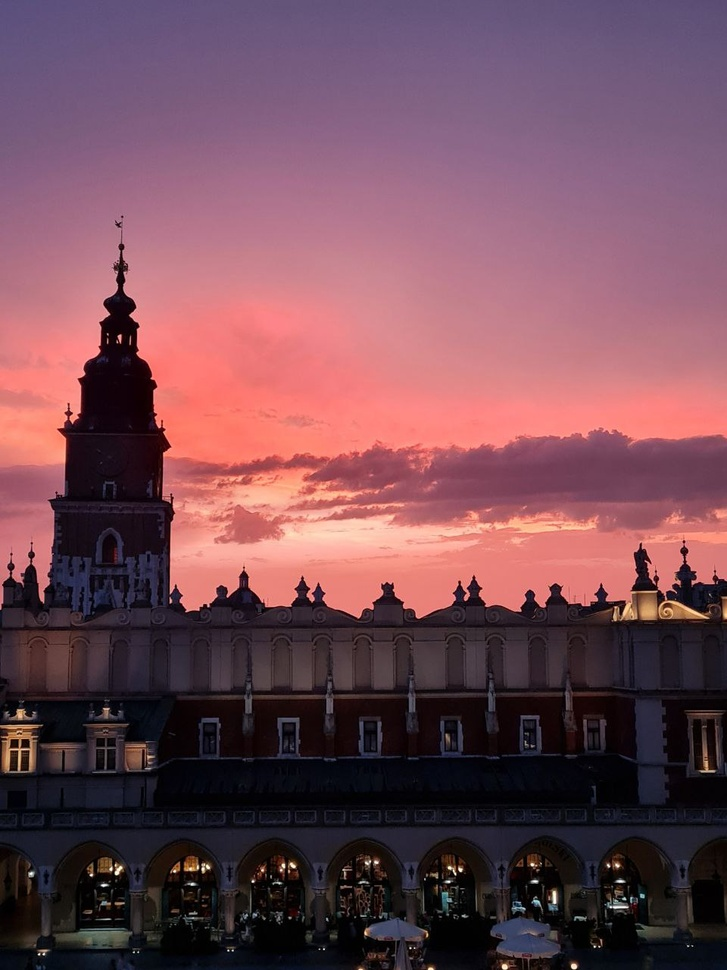
#> input picture images/input/Krakow.jpg, 727 x 970 px, shrunk from 960 x 1280 before the run
$ python -i ImageProcessor.py   (imports and definitions only)
#> lines starting #> are read from the running program, lines starting #| are printed output that depends on the picture
import os
import numpy as np
from PIL import Image
import scipy.ndimage as ndi
from datetime import datetime


class ImageProcessor:
    def __init__(self, my_images):
        self.my_images = my_images
        self.opened_images = []
        self.mean_filter_converted_images = []
        self.min_filter_converted_images = []
        self.max_filter_converted_images = []
        self.median_filter_converted_images = []
        self.prewitt_images = []
        self.sobel_images = []

        for img_path in self.my_images:
            img = Image.open(img_path).convert("L")
            self.opened_images.append(img)

    # [91 lines left out: functions mean_filter_convert, min_filter_convert, max_filter_convert, median_filter_convert, prewitt_convert, sobel_convert and 1 more, not called in this run]

>>> import cv2
>>> picture = cv2.imread('images/input/Krakow.jpg', cv2.IMREAD_GRAYSCALE)
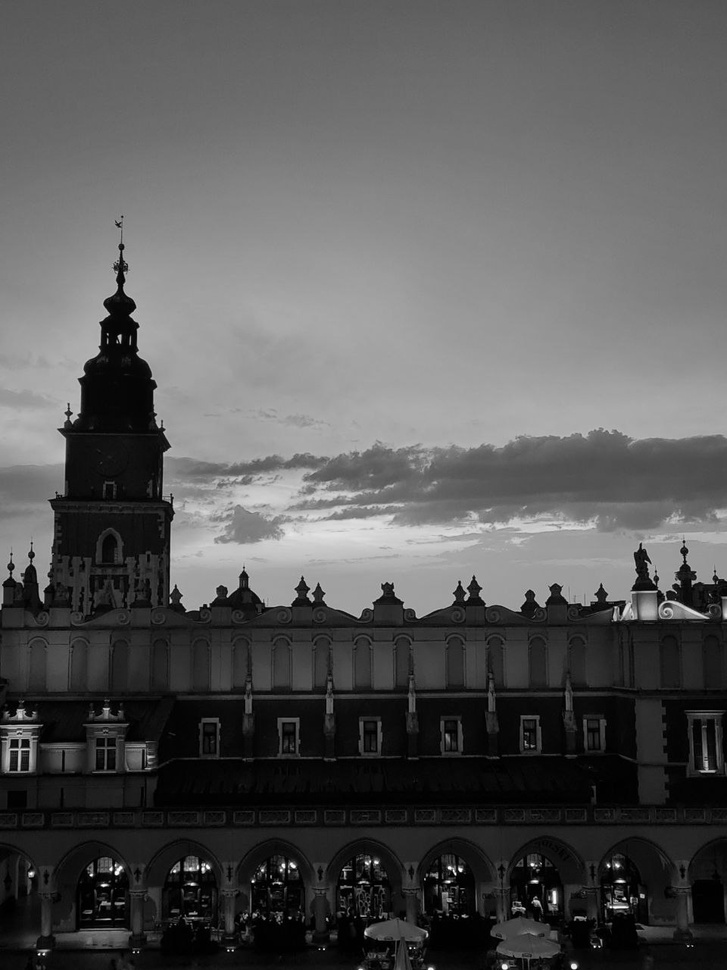
#> picture: shape (970, 727); min 0, max 255, mean 88
#> (the run stopped early here; a loop or call above may not have finished)

$ run again, on images/input/mountains.jpg
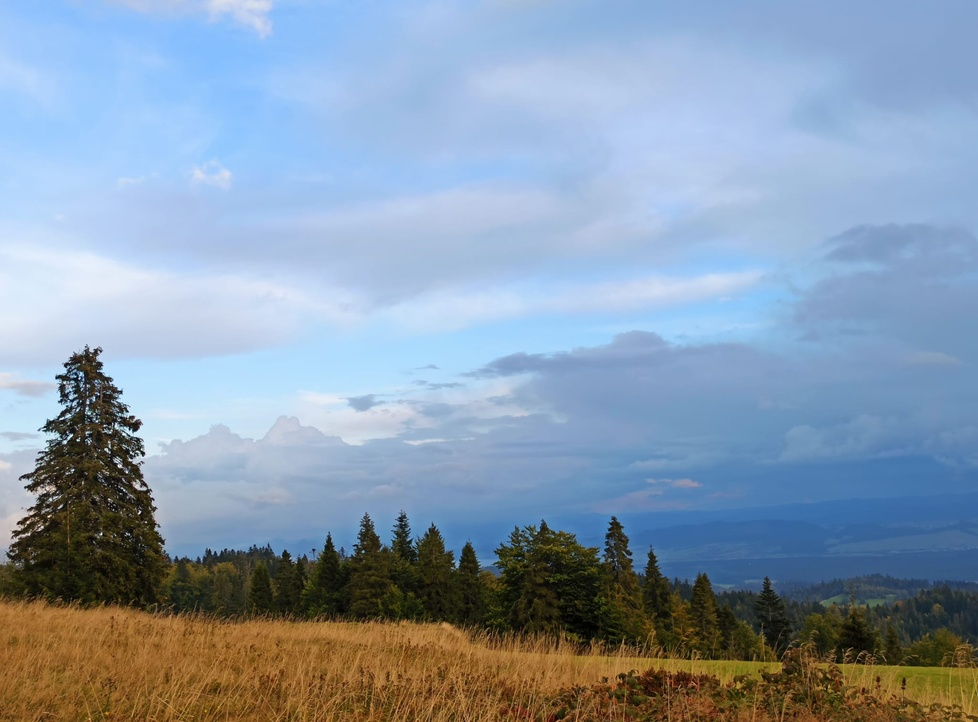
#> input picture images/input/mountains.jpg, 978 x 722 px, shrunk from 2048 x 1512 before the run
#> `picture = cv2.imread('images/input/Krakow.jpg', cv2.IMREAD_GRAYSCALE)`:
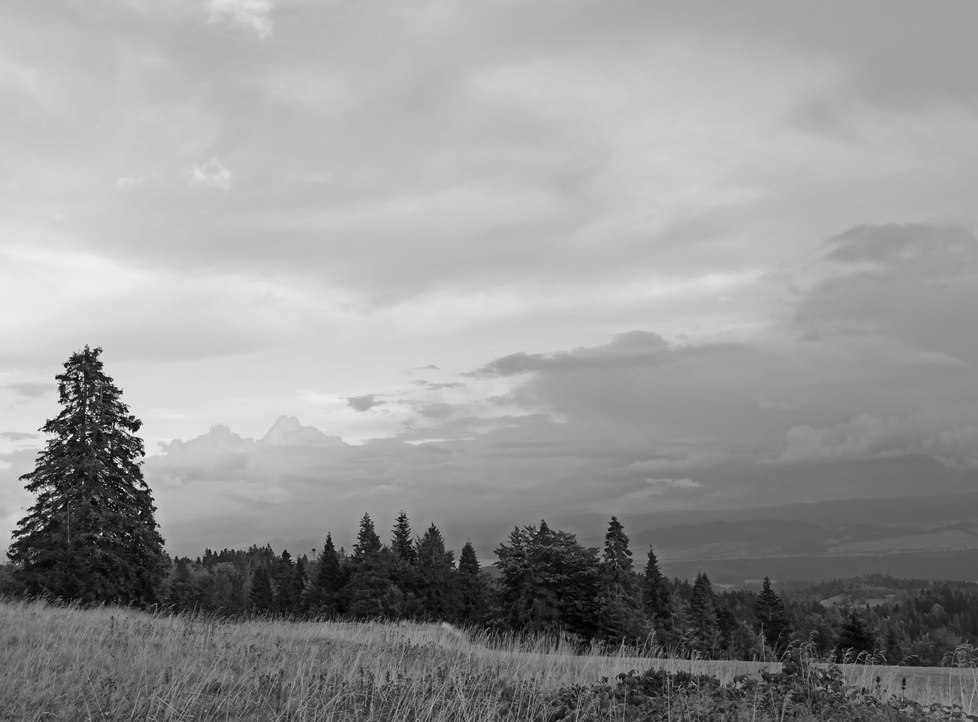
#> picture: shape (722, 978); min 0, max 255, mean 151
